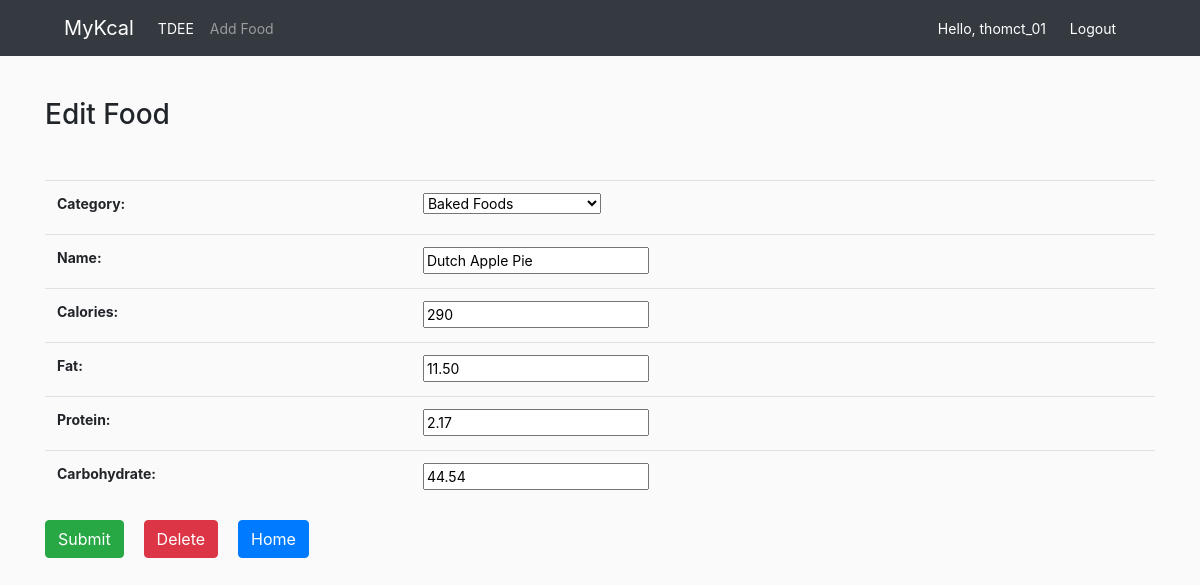
Screenshot of /foods/212/update (signed in) with the database file from the repository.
### MyKcal/models.py (models this page shows, shortened)
class Food(models.Model):
    category = models.ForeignKey(Category, on_delete=models.CASCADE)
    name = models.CharField(max_length=200)
    calories=models.IntegerField()
    fat = models.DecimalField(max_digits=5, decimal_places=2, default=0)
    protein = models.DecimalField(max_digits=5, decimal_places=2, default=0)
    carbohydrate = models.DecimalField(max_digits=5, decimal_places=2, default=0)
    class Meta:
        ordering = ['name']

class Category(models.Model):
    CATEGORY_OPTIONS = (
        ('Baked Foods','Baked Foods'),
        ('Snacks','Snacks'),
        ('Sweets','Sweets'),
        ('Vegetables','Vegetables'),
        ('American India','American Indian'),
        ('Restaurant Foods','Restaurant Foods'),
        ('Beverages','Beverages'),
        ('Fats and Oils','Fats and Oils'),
        ('Meats','Meats'),
        ('Dairy and Egg Products','Dairy and Egg Products'),
        ('Baby Foods','Baby Foods'),
        ('Breakfast Cereals','Breakfast Cereals'),
        ('Soups and Sauces','Soups and Sauces'),
        ('Beans and Lentils','Beans and Lentils'),
        ('Fish','Fish'),
        ('Fruits','Fruits'),
        ('Grains and Pasta','Grains and Pasta'),
        ('Nuts and Seeds','Nuts and Seeds'),
        ('Fast Foods','Fast Foods'),
        ('Spices and Herbs','Spices and Herbs'),
        ('Prepared Meals','Prepared Meals'),
    )
    name=models.CharField(max_length=50, choices=CATEGORY_OPTIONS)
    class Meta:
        ordering = ['name']
    def __str__(self):
        return self.name

### MyKcal/views.py (the view)
# urls.py: path('foods/<int:id>/update', views.updateFood, name='updateFood'),
@login_required(login_url='login')
def updateFood(request, id):
    try:
        food = Food.objects.get(pk = id)
    except Food.DoesNotExist:
        return redirect('home')
    if request.method=="POST":
        form = FoodForm(request.POST, instance = food)
        if form.is_valid():
            form.save()
            messages.success(request, 'Update food successfully!')
            return redirect('home')
    form = FoodForm(instance = food)
    context={'form': form, 'food': food}
    return render(request, 'foods/foodForm.html', context)

### MyKcal/forms.py
class FoodForm(ModelForm):
    class Meta:
        model=Food
        fields="__all__"

### MyKcal/templates/foods/foodForm.html (shortened to what this page needs)
{% extends 'home.html' %}
{% load static %}
{% block content %}
  <head>
  </head>
  <div class="food-form">
    {% if food %}
      <h3>Edit Food</h3>
    {% else %}
      <h3>Add Food</h3>
    {% endif %}
    <form action="" method="POST" class="my-5">
      <table class="table">
        <tbody>
          {{ form.as_table }}
        </tbody>
      </table>
      <input type="submit" class="btn btn-success" value="Submit">
      {% if food %}
        <a class="btn btn-danger ml-3" href="{% url 'deleteFood' id=food.pk %}"
          onclick="return confirm('Are you sure want to delete this food?');">
          Delete
        </a>
      {% endif %}
      <a class="btn btn-primary ml-3" href="{% url 'home' %}">
        Home
      </a>
    </form>
  </div>
{% endblock %}

### MyKcal/templates/nav.html (shortened to what this page needs)
{% load static %}
<nav class="navbar navbar-expand-lg navbar-dark bg-dark">
  <a class="navbar-brand ml-5" href="{% url 'home' %}">MyKcal</a>
  <div class="collapse navbar-collapse" id="navbarNavAltMarkup">
    <div class="navbar-nav">
      {% if request.user.pk %}
        <a class="nav-item nav-link active" href="{% url 'profile' %}">TDEE<span class="sr-only">(current)</span></a>
        <a class="nav-item nav-link" href={% url 'addFood' %}>Add Food</a>
      {% endif %}
    </div>
  </div>
  <div class="mr-5">
    {% if request.user.pk %}
      <span class="hello-msg">Hello, {{request.user}}</span>
      <span >
        <a class="hello-msg" href="{% url 'logout' %}">Logout</a>
      </span>
    {% else %}
      <span >
        <a class="hello-msg" href="{% url 'login' %}">Login</a>
      </span>
    {% endif %}
  </div>
</nav>

### MyKcal/templates/home.html (style rules this page uses)
body { background-color: #FAFAFA; font-size: 14px; }

### MyKcal/templates/nav.html (style rules this page uses)
.hello-msg { margin-right: 20px; color: white; }

### MyKcal/templates/foods/foodForm.html (style rules this page uses)
.food-form { font-size: 14px; }

### rows the page displays
Food: category "Baked Foods", calories "290", fat "11.50", protein "2.17", carbohydrate "44.54"
Category: name "Dutch Apple Pie"

### other values shown
{{ request.user }} "thomct_01"
